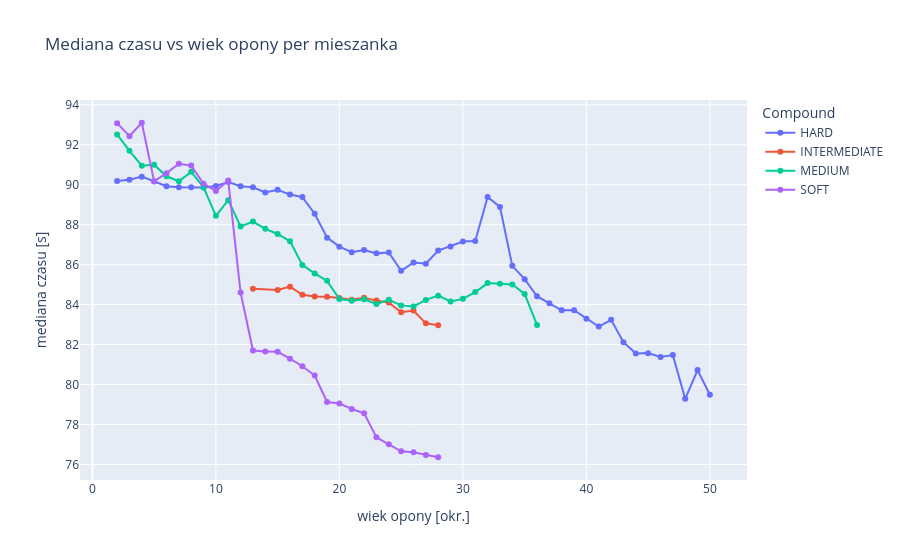

Write notebook code for a chart like this one.
### Markdown cell above
## Degradacja opon

**Jak zmienia się czas okrążenia w miarę zużywania się opony?**

Zużycie opony (`TyreLife` - liczba okrążeń przejechanych na danym komplecie) to jedna z cech, które bierzemy pod uwagę. Intuicja podpowiada, że im starsza opona, tym mniejsza przyczepność, a więc wolniejsze okrążenie:

### Code cell
g = laps.groupby(['Compound', 'TyreLife'])['LapTime_s']
deg = g.agg(['median', 'count']).reset_index()
deg = deg[deg['count'] >= 20]
fig = px.line(deg, x='TyreLife', y='median', color='Compound', markers=True,
              title='Mediana czasu vs wiek opony per mieszanka',
              labels={'median': 'mediana czasu [s]', 'TyreLife': 'wiek opony [okr.]'})
fig.show()

### Figure 1 — Plotly figure (JSON) as saved in the notebook; plotly's stock layout.template omitted (floating-point values rounded to 4 significant figures)
{"data": [{"hovertemplate": "Compound=HARD<br>wiek opony [okr.]=%{x}<br>mediana czasu [s]=%{y}<extra></extra>", "legendgroup": "HARD", "line": {"color": "#636efa", "dash": "solid"}, "marker": {"symbol": "circle"}, "mode": "lines+markers", "name": "HARD", "orientation": "v", "showlegend": true, "type": "scatter", "x": [2.0, 3.0, 4.0, 5.0, 6.0, 7.0, 8.0, 9.0, 10.0, 11.0, 12.0, 13.0, 14.0, 15.0, 16.0, 17.0, 18.0, 19.0, 20.0, 21.0, 22.0, 23.0, 24.0, 25.0, 26.0, 27.0, 28.0, 29.0, 30.0, 31.0, 32.0, 33.0, 34.0, 35.0, 36.0, 37.0, 38.0, 39.0, 40.0, 41.0, 42.0, 43.0, 44.0, 45.0, 46.0, 47.0, 48.0, 49.0, 50.0], "xaxis": "x", "y": [90.19, 90.24, 90.4, 90.18, 89.92, 89.87, 89.87, 89.86, 89.94, 90.13, 89.92, 89.87, 89.61, 89.75, 89.5, 89.38, 88.55, 87.35, 86.9, 86.62, 86.72, 86.56, 86.61, 85.69, 86.11, 86.04, 86.7, 86.91, 87.15, 87.18, 89.39, 88.89, 85.94, 85.27, 84.42, 84.06, 83.71, 83.72, 83.29, 82.9, 83.24, 82.11, 81.55, 81.57, 81.38, 81.47, 79.28, 80.72, 79.49], "yaxis": "y"}, {"hovertemplate": "Compound=INTERMEDIATE<br>wiek opony [okr.]=%{x}<br>mediana czasu [s]=%{y}<extra></extra>", "legendgroup": "INTERMEDIATE", "line": {"color": "#EF553B", "dash": "solid"}, "marker": {"symbol": "circle"}, "mode": "lines+markers", "name": "INTERMEDIATE", "orientation": "v", "showlegend": true, "type": "scatter", "x": [13.0, 15.0, 16.0, 17.0, 18.0, 19.0, 20.0, 21.0, 22.0, 23.0, 24.0, 25.0, 26.0, 27.0, 28.0], "xaxis": "x", "y": [84.8, 84.73, 84.9, 84.49, 84.4, 84.39, 84.33, 84.24, 84.34, 84.2, 84.1, 83.61, 83.7, 83.06, 82.97], "yaxis": "y"}, {"hovertemplate": "Compound=MEDIUM<br>wiek opony [okr.]=%{x}<br>mediana czasu [s]=%{y}<extra></extra>", "legendgroup": "MEDIUM", "line": {"color": "#00cc96", "dash": "solid"}, "marker": {"symbol": "circle"}, "mode": "lines+markers", "name": "MEDIUM", "orientation": "v", "showlegend": true, "type": "scatter", "x": [2.0, 3.0, 4.0, 5.0, 6.0, 7.0, 8.0, 9.0, 10.0, 11.0, 12.0, 13.0, 14.0, 15.0, 16.0, 17.0, 18.0, 19.0, 20.0, 21.0, 22.0, 23.0, 24.0, 25.0, 26.0, 27.0, 28.0, 29.0, 30.0, 31.0, 32.0, 33.0, 34.0, 35.0, 36.0], "xaxis": "x", "y": [92.52, 91.69, 90.95, 90.99, 90.42, 90.17, 90.64, 89.87, 88.44, 89.23, 87.91, 88.16, 87.79, 87.53, 87.16, 85.98, 85.56, 85.19, 84.28, 84.19, 84.26, 84.03, 84.24, 83.96, 83.91, 84.23, 84.44, 84.16, 84.28, 84.63, 85.07, 85.04, 85.0, 84.53, 82.98], "yaxis": "y"}, {"hovertemplate": "Compound=SOFT<br>wiek opony [okr.]=%{x}<br>mediana czasu [s]=%{y}<extra></extra>", "legendgroup": "SOFT", "line": {"color": "#ab63fa", "dash": "solid"}, "marker": {"symbol": "circle"}, "mode": "lines+markers", "name": "SOFT", "orientation": "v", "showlegend": true, "type": "scatter", "x": [2.0, 3.0, 4.0, 5.0, 6.0, 7.0, 8.0, 9.0, 10.0, 11.0, 12.0, 13.0, 14.0, 15.0, 16.0, 17.0, 18.0, 19.0, 20.0, 21.0, 22.0, 23.0, 24.0, 25.0, 26.0, 27.0, 28.0], "xaxis": "x", "y": [93.08, 92.43, 93.1, 90.16, 90.58, 91.05, 90.95, 90.05, 89.69, 90.2, 84.6, 81.7, 81.65, 81.64, 81.29, 80.91, 80.45, 79.12, 79.05, 78.77, 78.56, 77.36, 77.01, 76.66, 76.6, 76.47, 76.36], "yaxis": "y"}], "layout": {"legend": {"title": {"text": "Compound"}, "tracegroupgap": 0}, "title": {"text": "Mediana czasu vs wiek opony per mieszanka"}, "xaxis": {"anchor": "y", "domain": [0.0, 1.0], "title": {"text": "wiek opony [okr.]"}}, "yaxis": {"anchor": "x", "domain": [0.0, 1.0], "title": {"text": "mediana czasu [s]"}}}}
